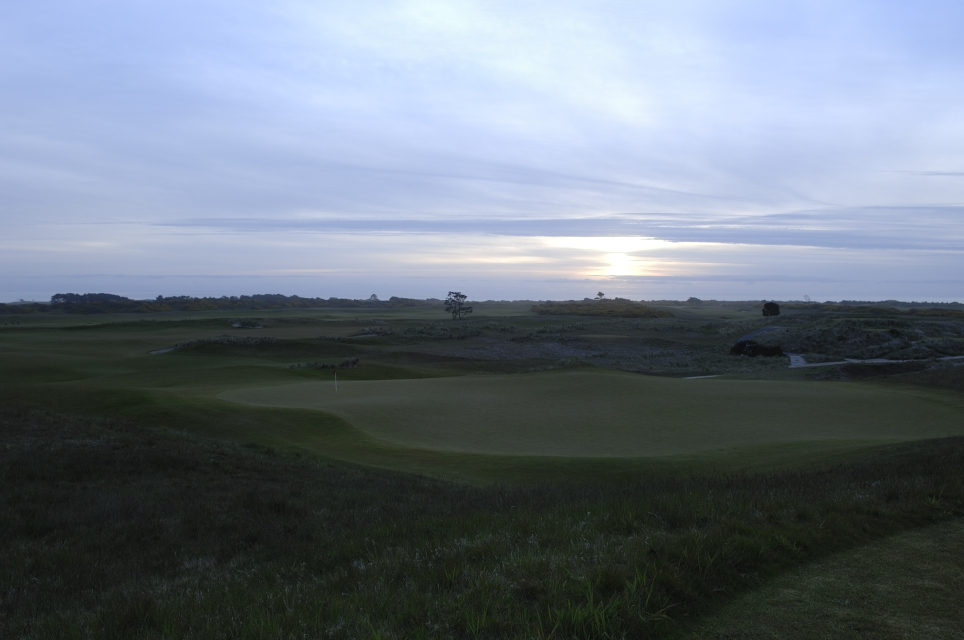
#> input picture data/train1/cat/BandonSunset1.JPG, 964 x 640 px, found by its file name
$ jupyter execute --allow-errors Untitled1.ipynb   (older library calls are emulated)
#> lines starting #> are read from the running program, lines starting #| are printed output that depends on the picture; after the words box and inside, x2 and y2 are one past the last pixel; in counts of white or black regions, pixels touching at a corner belong together; long printed decimals are rounded
[cell 1]
import numpy as np
from os import listdir
import cv2
files = listdir('./data/train/dog')

[cell 2]
image_path = '../dataset/bestExposure/BandonSunset1.JPG'
img = cv2.imread(image_path,3)
#> img is the input picture: shape (640, 964, 3); mean B, G, R 128.2, 117, 106.8
from matplotlib import pyplot as plt
plt.imshow(img)
plt.title('my picture')
plt.show()

[cell 3]
im = cv2.imread(image_path)
total_pixels = im.shape[0] * im.shape[1]
#> total_pixels = 616960
num_of_black = 0
num_of_white = 0
for row in im:
    for col in row:
        if np.mean(col) > 250:
            num_of_white += 1
        elif np.mean(col) < 5:
            num_of_black += 1
#> after the loop, num_of_black = 0; num_of_white = 1970
print(num_of_black)
#| 0
print(num_of_white)
#| 1970

[cell 4]
black_ratio = num_of_black/ total_pixels
#> black_ratio = 0
white_ratio = num_of_white/ total_pixels
#> white_ratio = 0.00319
print(black_ratio)
#| 0.0
print(white_ratio)
#| 0.003193

[cell 5]
ret, new = cv2.threshold(im,100,255,cv2.THRESH_TOZERO)
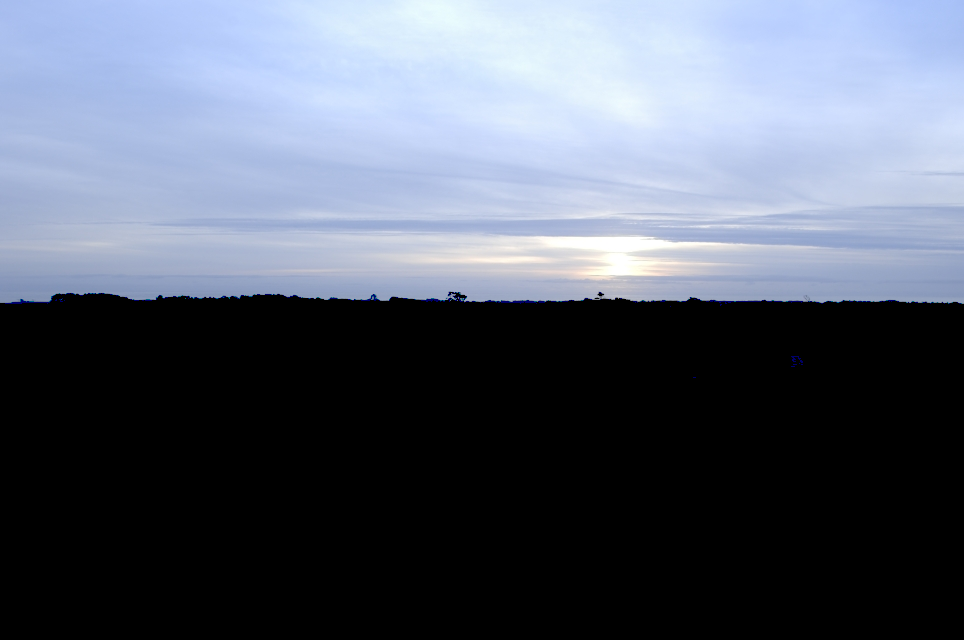
#> new: shape (640, 964, 3); mean B, G, R 109, 95, 88
plt.imshow(new)
plt.title('my picture')
plt.show()

[cell 6]
img = cv2.imread(image_path)
gray = cv2.cvtColor(img,cv2.COLOR_BGR2GRAY)
ret, thresh = cv2.threshold(gray,0,255,cv2.THRESH_BINARY_INV+cv2.THRESH_OTSU)
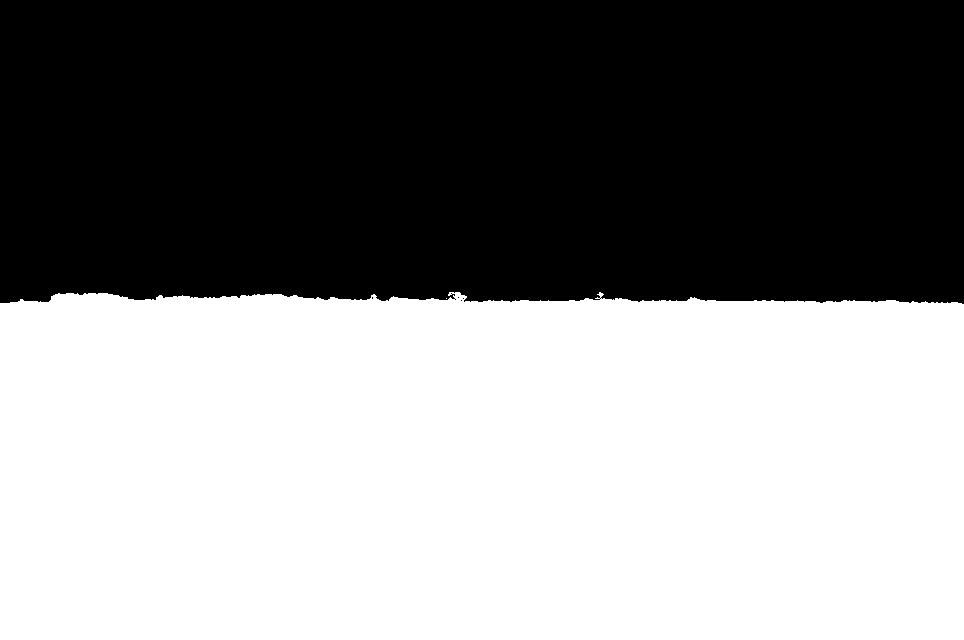
#> thresh: shape (640, 964); 53.3% white; 5 black regions (4 under 20 px), largest, box (x1, y1, x2, y2) and area: (0, 0, 964, 304) 288347
#> ret = 120
plt.imshow(thresh)
plt.title('my picture')
plt.show()

[cell 7]
# noise removal
kernel = np.ones((3,3),np.uint8)
opening = cv2.morphologyEx(thresh,cv2.MORPH_OPEN,kernel, iterations = 2)
#> opening: shape (640, 964); 53.2% white; 1 black region, box (x1, y1, x2, y2) and area: (0, 0, 964, 304) 288590

# sure background area
sure_bg = cv2.dilate(opening,kernel,iterations=3)
#> sure_bg: shape (640, 964); 53.8% white; 1 black region, box (x1, y1, x2, y2) and area: (0, 0, 964, 300) 285324
plt.imshow(sure_bg)
plt.title('my picture')
plt.show()
# Finding sure foreground area
dist_transform = cv2.distanceTransform(opening,cv2.DIST_L2,5)
ret, sure_fg = cv2.threshold(dist_transform,0.7*dist_transform.max(),255,0)
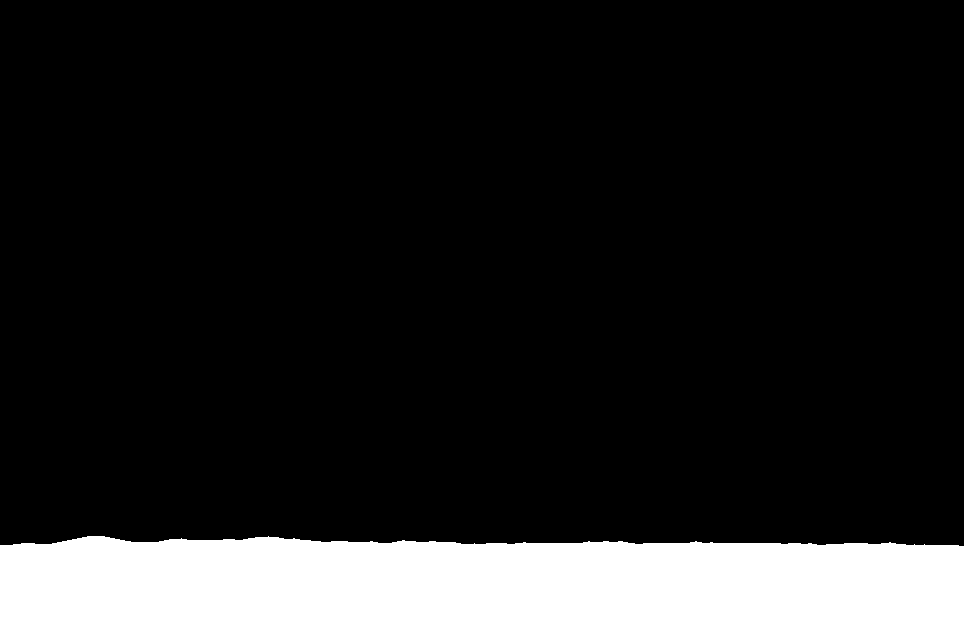
#> sure_fg: shape (640, 964) float32; 15.3% white; 1 white region, box (x1, y1, x2, y2) and area: (0, 536, 964, 640) 94453
#> ret = 242.7
plt.imshow(sure_fg)
plt.title('my picture')
plt.show()
# Finding unknown region
sure_fg = np.uint8(sure_fg)
unknown = cv2.subtract(sure_bg,sure_fg)
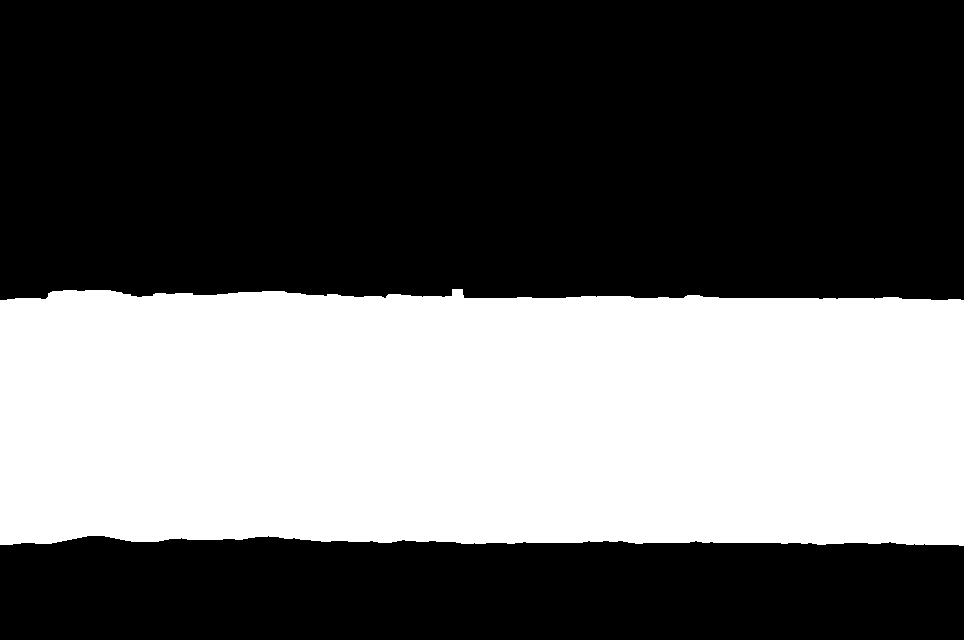
#> unknown: shape (640, 964); 38.4% white; 1 white region, box (x1, y1, x2, y2) and area: (0, 289, 964, 546) 237183

[cell 8]
# Marker labelling
ret, markers = cv2.connectedComponents(sure_fg)
#> ret = 2
print(ret)
#| 2
# Add one to all labels so that sure background is not 0, but 1
markers = markers+1
print(markers)
#> (printed output is left out)
# Now, mark the region of unknown with zero
markers[unknown==255] = 0
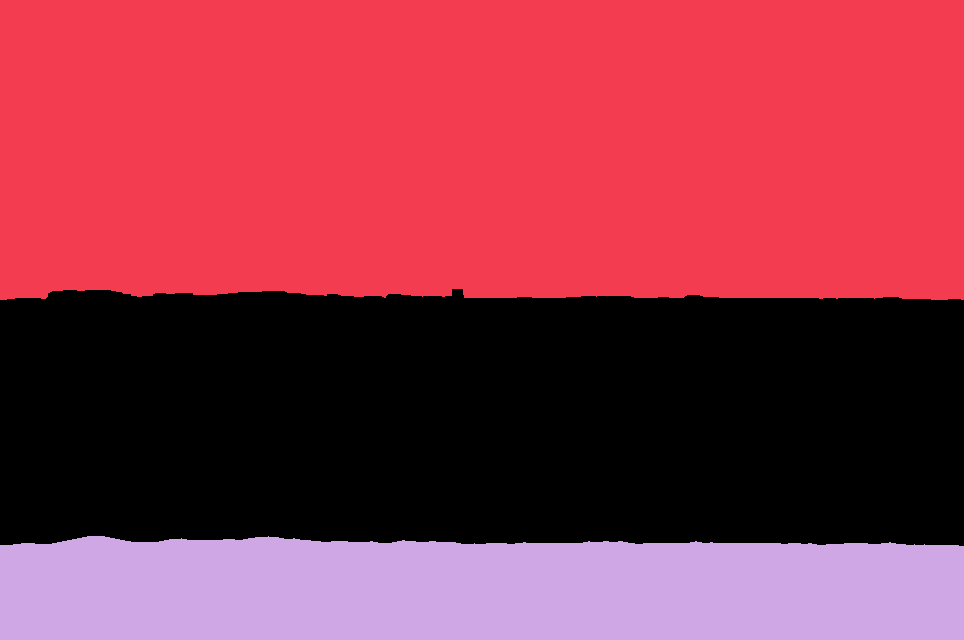
#> markers: shape (640, 964) int32; 3 distinct labels, from 0 to 2; one colour per label, 0 black

plt.imshow(markers)
plt.title('my picture')
plt.show()

[cell 9]
markers = cv2.watershed(img,markers)
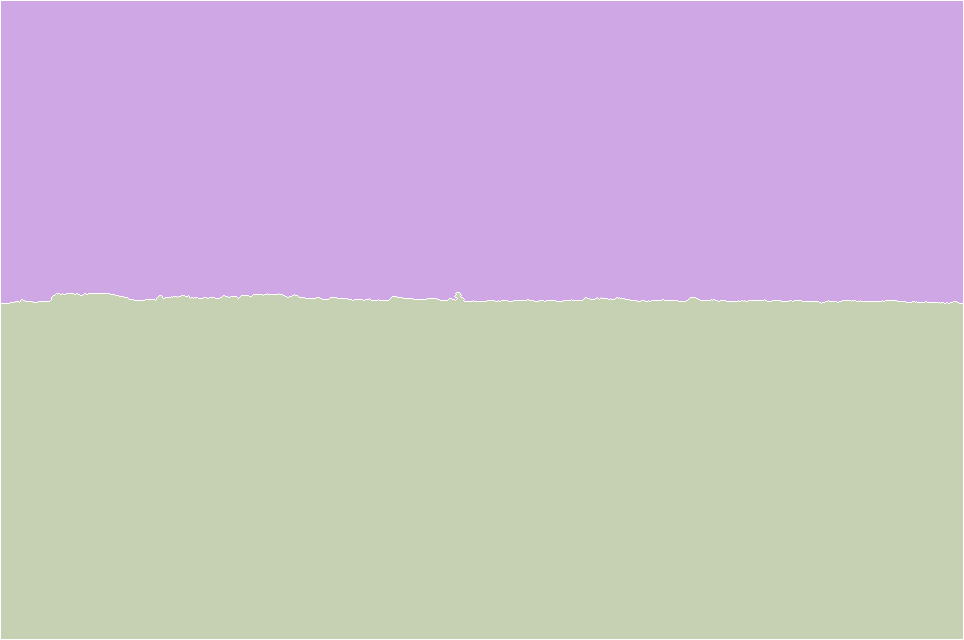
#> markers: shape (640, 964) int32; 3 distinct labels, from -1 to 2; one colour per label, 0 black, -1 white
plt.imshow(markers)
plt.title('my picture')
plt.show()
img[markers == -1] = [255,0,0]
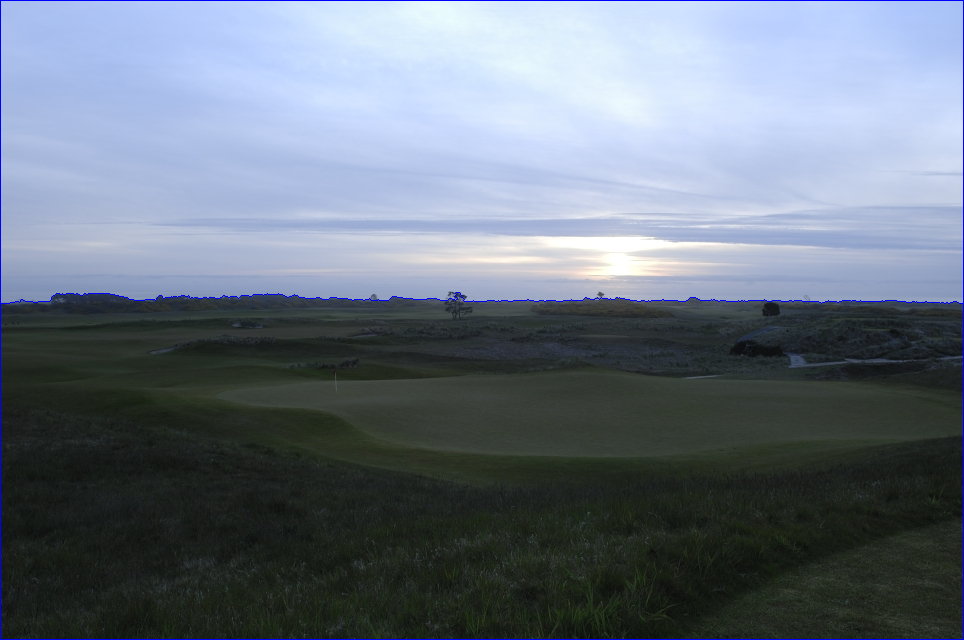
#> img: shape (640, 964, 3); 0.68% of pixels changed, all inside (x1, y1, x2, y2) = (0, 0, 964, 640)

[cell 10]
print(img)
#> (printed output is left out)

[cell 11]
# Setup SimpleBlobDetector parameters.
params = cv2.SimpleBlobDetector_Params()

# Change thresholds
params.minThreshold = 10;
params.maxThreshold = 200;

# Filter by Area.
params.filterByArea = True
params.minArea = 1500

# Filter by Circularity
params.filterByCircularity = True
params.minCircularity = 0.1

# Filter by Convexity
params.filterByConvexity = True
params.minConvexity = 0.87

# Filter by Inertia
params.filterByInertia = True
params.minInertiaRatio = 0.01

# Create a detector with the parameters
ver = (cv2.__version__).split('.')
if int(ver[0]) < 3 :
    detector = cv2.SimpleBlobDetector(params)
else :
    detector = cv2.SimpleBlobDetector_create(params)

[cell 12]
img = cv2.imread(image_path)
detector = cv2.SimpleBlobDetector_create()
#print(img)
# Detect blobs.
keypoints = detector.detect(img,None)
#> keypoints = ()
print(keypoints)
